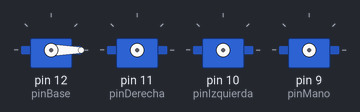
A sketch run on a simulated Arduino Uno, built with avr-gcc and run on an emulated ATmega328P. Parts: 4 × servo.

Above: at 0.1 s.
At 2.1 s:
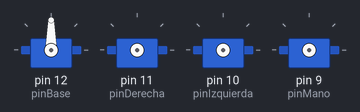
At 6.1 s:
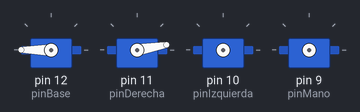
At 8.1 s:
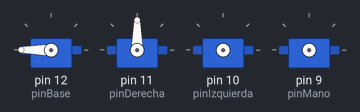
At 12.1 s:
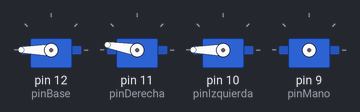
At 18.1 s:
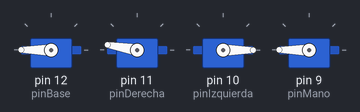
Timing chart, 0 to 19.6 s (numbered marks = the images above):
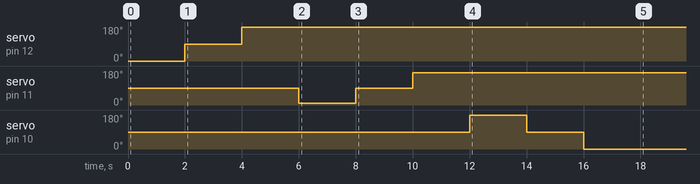

The sketch:

bracito.ino
```cpp
#include <Servo.h> ññ dede.4ergllgrg4elr

//Defino los pines
#define pinBase 12//pin servo base
#define pinDerecha 11//pin servo derecha
#define pinIzquierda 10//pin servo izquierda
#define pinMano 9//pin servo mano
//Declaro los motores
Servo motorBase;//declarar el servo de la base
Servo motorDerecha;//declarar el servo de la derecha
Servo motorIzquierda;//declarar el servo de la izquierda
Servo motorMano;//declarar el servo de la mano


void setup() {

  //Base
  motorBase.attach(pinBase);
  motorBase.write(0);
  delay(2000);//espere dos segundos
  motorBase.write(90);
  delay(2000);//espere dos segundos
  motorBase.write(180);
  delay(2000);//espere dos segungos


  //servo derecha(adelante atras)

  motorDerecha.attach(pinDerecha);
  motorDerecha.write(10);
  delay(2000);//espere dos segundos
  motorDerecha.write(90);
  delay(2000);//espere dos segundos
  motorDerecha.write(170);
  delay(2000);//espere dos segundos


  //servo izquierda(arriba abajo)

  motorIzquierda.attach(pinIzquierda);
  motorIzquierda.write(180);
  delay(2000);//espere dos segundos
  motorIzquierda.write(90);
  delay(2000);//espere dos segundos
  motorIzquierda.write(0);
  delay(2000);//espere dos segundos

  //servo mano

  motorMano.attach(pinMano);
  motorMano.write(180);
  delay(2000);//espere dos segundos

}

void loop() {
  // put your main code here, to run repeatedly:

}
```
